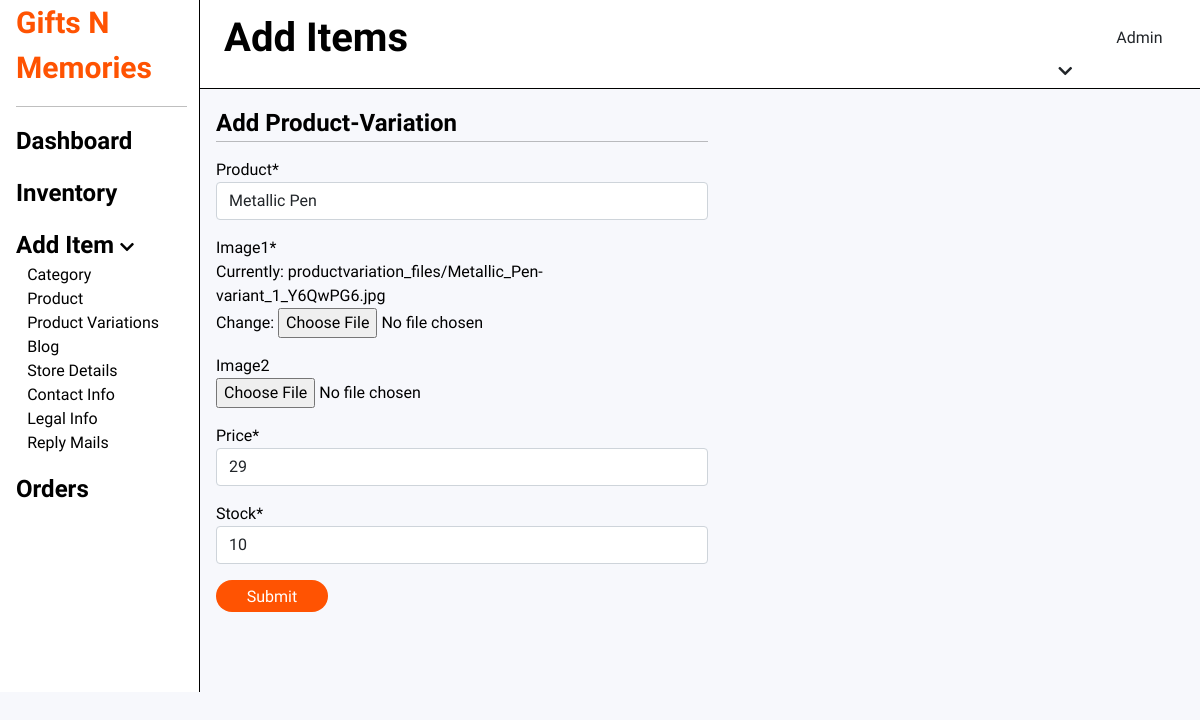
Page /seller/6/update/ (signed in) on the committed database.
### product/models.py (models this page shows, shortened)
class ProductVariation(models.Model):
    product = models.ForeignKey(
        Product, on_delete=models.CASCADE, related_name='productVariations')
    slug = models.CharField(max_length=350, null=True, blank=True)
    itemNumber = models.PositiveIntegerField(unique=True, null=True, blank=True)
    name = models.CharField(max_length=500, null=True, blank=True)
    variant = models.ForeignKey(Variant, on_delete=models.CASCADE)
    image1 = models.ImageField( upload_to=product_variation_image)
    image2 = models.ImageField(upload_to=product_variation_image, null=True, blank=True)
    price = models.PositiveIntegerField()
    discountPrice = models.PositiveIntegerField(null=True, blank=True)
    stock = models.PositiveIntegerField(default=10)
    class Meta:
        verbose_name_plural='8. Product Variants'

### seller/views.py (the view, shortened to what this page needs)
# urls.py: path('<int:pk>/update/', ProductUpdateView.as_view(), name='product-update'),
class ProductUpdateView(SuccessMessageMixin,generic.UpdateView):
    model = ProductVariation
    fields = ('product', 'color', 'size', 'image1', 'image2', 'image3', 'image4', 'image5', 'price', 'stock')
    template_name = 'add-items/add-product-variation.html'
    success_message = "Product updated successfully"

### product/models.py (called while the page is built)
    def __str__(self):
        return self.name

### product/templates/add-items/add-product-variation.html (shortened to what this page needs)
{% extends 'seller-base.html' %}
{% load crispy_forms_tags %}
{% block dash-title %} Add Items{% endblock %}
{% block dash-content %}
<div class="pad-2" style="margin-bottom:5rem;">
    <p class="heading-3-black">Add Product-Variation</p>
    <hr class="simple-hr">
    <form action="" style="width:50%;" method="POST" enctype="multipart/form-data">
        {{form|crispy}}
        <input type="submit" class=" mt-3 go-back-btn add-pro-btn heading-3-regular-white">
    </form>
</div>
{% endblock %}

### static/assets/css/seller.css (style rules this page uses)
body { overflow-x: hidden; font-family: 'Raleway', sans-serif; color: black; background-color: var(--gray-bg) !important; height: 100%; }
:root { --light-black:#2f2a23; --black: #000000; --dark-orange:#ff5302; --orange:#fe8d01; --yellow:#ffd202; --faded-orange:#fe8d01; --faded-yellow:#ffd202; --gray-bg:#f7f8fc; --dark-gray:#707070; --white:#ffffff; --gradient-yellow:#FFD202; --gradient-orange:#FE8D01; --header-height: 40px; --nav-height:60px; --header-logo-height:140px; --header-search-height:60px; --bread-height:80px; }
a { color: black; text-decoration: none; }
p { margin-bottom:0; }
.simple-hr { width: 50%; margin-top:0; }
:root { --cat-card-height:337px; --cat-card-width: 260px; --cat-card-img-height: 280px; --cat-card-info-height:calc(var(--cat-card-height) - var(--cat-card-img-height)); --inv-card-height: 380px; --inv-card-width: 220px; --inv-card-img-height: 280px; }
.go-back-btn { width:20%; width: 180px; height: 42px; line-height: 42px; text-align:center; background: var(--dark-orange); text-decoration: none; border-radius:30px; }
.add-pro-btn { outline:none !important; border:none !important; width: 7rem; height:2rem; line-height:2rem; font-size:16px !important; }

### product/templates/add-items/add-product-variation.html (style rules this page uses)
.form-group { margin-top:1rem !important; }

### rows in the picture
ProductVariation: product "Metallic Pen", price "29", stock "10"
